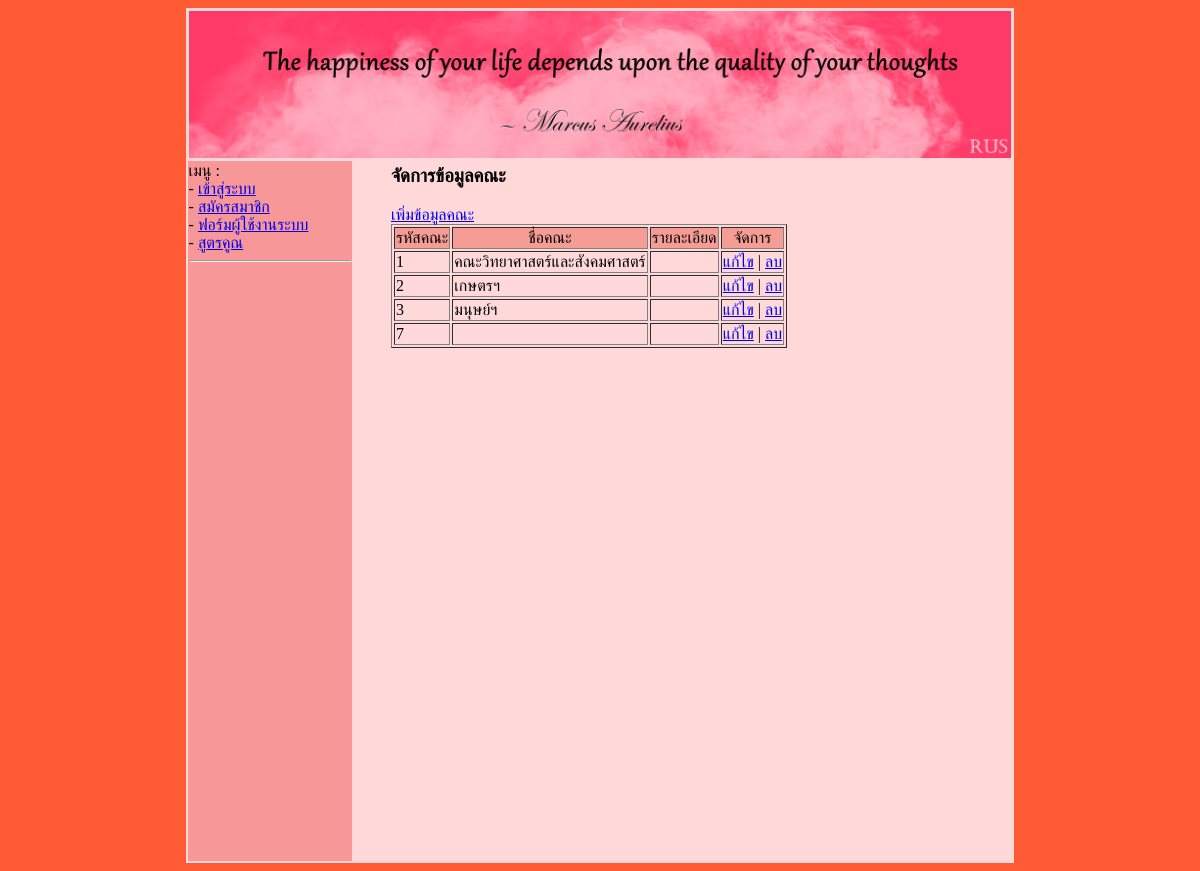
/faculty_show.php, run on an earlier commit of the app's database.
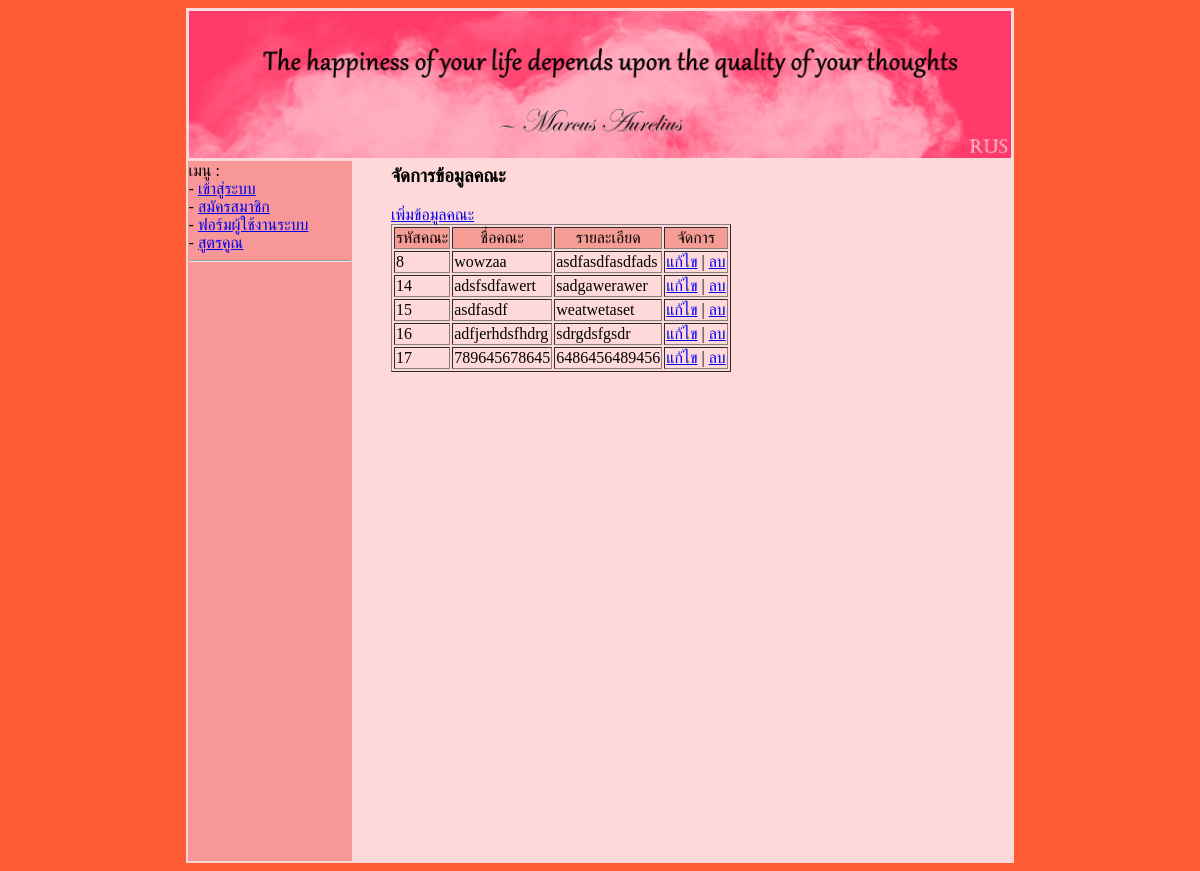
And on a later commit of the database.
### tables this page shows
CREATE TABLE `faculty` (
  `fac_id` int(11) NOT NULL,
  `fac_name` varchar(100) NOT NULL,
  `fac_detail` text NOT NULL
);

### faculty_show.php (the view, shortened to what this page needs)
<?php
    include("./header.php");
    include("./menu.php");
?>
<?php
    include("./sqliConnect.php");
?>
<table align="center" width="90%">
    <tr>
        <td>
                <h3>จัดการข้อมูลคณะ</h3>
                <a href="faculty_add.php">เพิ่มข้อมูลคณะ</a>
        <table border="1px" >
            <tr>
                <td align="center" bgcolor="#f59c95">รหัสคณะ</td>
                <td align="center" bgcolor="#f59c95">ชื่อคณะ</td>
                <td align="center" bgcolor="#f59c95">รายละเอียด</td>
                <td align="center" bgcolor="#f59c95">จัดการ</td>
            </tr>
            <?php
                $sql = "select * from faculty";
                $result = $mysqli->query($sql);
                if ($result->num_rows){
                    while($row = $result->fetch_assoc()){
                        $fac_id = $row['fac_id'];
                        $fac_name = $row['fac_name'];
                        $fac_detail = $row['fac_detail'];
                        echo "
                        <tr>
                            <td>$fac_id</td>
                            <td>$fac_name</td>
                            <td>$fac_detail</td>
                            <td>
                                <a href=\"faculty_edit.php?fac_id=$fac_id\">แก้ไข</a>
                                |
                                <a href=\"faculty_delete.php?fac_id=$fac_id\">ลบ</a>
                            </td>
                        </tr>
                        ";
                    }
                }
                else {
                    echo "no results";
                }
            ?>
        </table>
        </td>
    </tr>
</table>
<?php
    include("./footer.php");
?>

What changed in the data, as far as the page shows it:
removed faculty: fac_id "1", fac_name "คณะวิทยาศาสตร์และสังคมศาสตร์"
removed faculty: fac_id "2", fac_name "เกษตรฯ"
removed faculty: fac_id "3", fac_name "มนุษย์ฯ"
removed faculty: fac_id "7"
added faculty: fac_id "8", fac_name "wowzaa", fac_detail "asdfasdfasdfads"
added faculty: fac_id "14", fac_name "adsfsdfawert", fac_detail "sadgawerawer"
added faculty: fac_id "15", fac_name "asdfasdf", fac_detail "weatwetaset"
added faculty: fac_id "16", fac_name "adfjerhdsfhdrg", fac_detail "sdrgdsfgsdr"
added faculty: fac_id "17", fac_name "789645678645", fac_detail "6486456489456"
